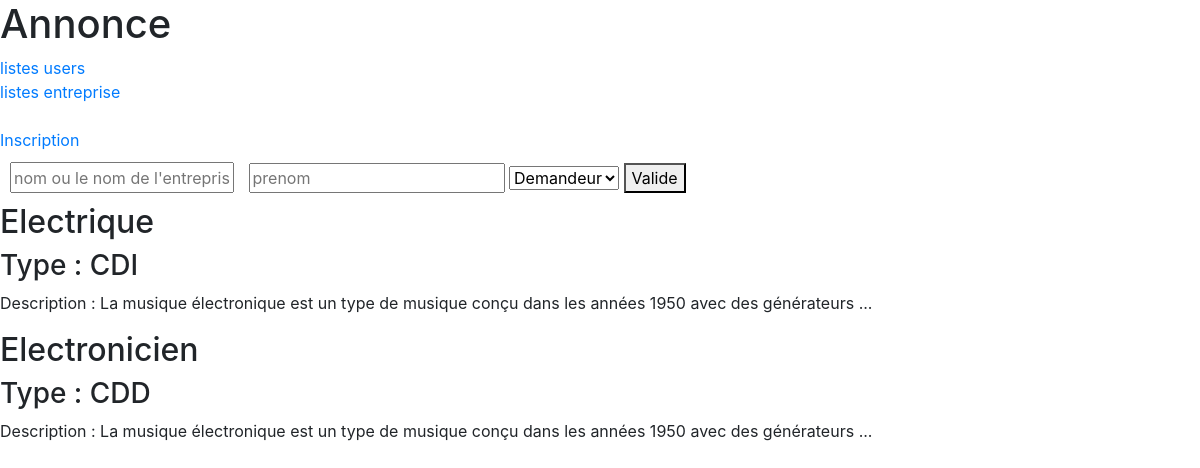
The page / on the database its author committed.
### tables this page shows
CREATE TABLE `annonce` (
  `id` int(11) NOT NULL,
  `id_entreprice` int(11) DEFAULT NULL,
  `titre` varchar(60) NOT NULL,
  `type` varchar(60) NOT NULL,
  `description_annonce` varchar(2555) NOT NULL
);

### index.php (the view, shortened to what this page needs)
<?php
include_once('config/pdo.php');
$query = $pdo->prepare(
    'SELECT a.id,a.id_entreprice,a.titre,a.type,a.description_annonce,e.nom
     FROM annonce a INNER JOIN entreprise e ON (a.id_entreprice=e.id)'
     );
    $query->execute();
    $result = $query->fetchAll(PDO::FETCH_ASSOC);
?>
<!DOCTYPE html>
<html>
<head>
    <link rel="stylesheet" href="https://maxcdn.bootstrapcdn.com/bootstrap/4.4.1/css/bootstrap.min.css">
</head>
<body>
<h1>Annonce</h1>
<a href="users.php">listes users</a><br>
<a href="entreprise.php">listes entreprise</a><br><br>
<?php
    if (!empty($_SESSION['IS_CONNECTED'])){
        if (!empty($_SESSION["prenom"])){
            echo '<a href="deconnexion.php">Deconnexion</a><br>
            <a href="profile_users.php">'.$_SESSION["nom"].' '.$_SESSION["prenom"].'</a>';
        }else {
            echo '<a href="deconnexion.php">Deconnexion</a><br>
            <a href="profile_users.php">'.$_SESSION["nom"].'</a>';
        }
    }else {
    echo '
    <a href="inscription.php">Inscription</a><br>
    <form action="connexion.php" method="post">
        <input style="width: 224px;height: 31px; margin: 10px;" type="text" name="nom" placeholder="nom ou le nom de l\'entreprise" />
        <input type="text" name="prenom" placeholder="prenom"/>
        <select id="sel2" name="sel2" >
            <option>Demandeur</option>
            <option>Entreprise</option>
        </select>
        <button type="submit">Valide</button>
    </form>';
    }
    if (!empty($_SESSION['IS_CONNECTED'])){
    foreach($result as $value){
        echo "
        <div style='margin: 20px;'>
            <h2>".$value['titre']."</h2>
            <h4>Type : ".$value['type']."</h3>
            <span>Entreprise : ".$value['nom']."</span>
            <p>Description : ".$value['description_annonce']."</p>
            <a href='postule.php?id=".$value['id']."'>Postule</a>
        </div>";
    }
    } else {
        foreach($result as $value){
            echo "
            <div>
                <h2>".$value['titre']."</h2>
                <h3>Type : ".$value['type']."</h3>
                <p>Description : ".substr($value['description_annonce'],0,100)." ...</p>
                <a></a>
            </div>";
        };
    };
?>
</body>
</html>

### rows shown on the page
annonce: titre "Electrique", type "CDI", description_annonce "La musique électronique est un type de musique conçu dans les années 1950 avec des générateurs"
annonce: titre "Electronicien", type "CDD", description_annonce "La musique électronique est un type de musique conçu dans les années 1950 avec des générateurs"
